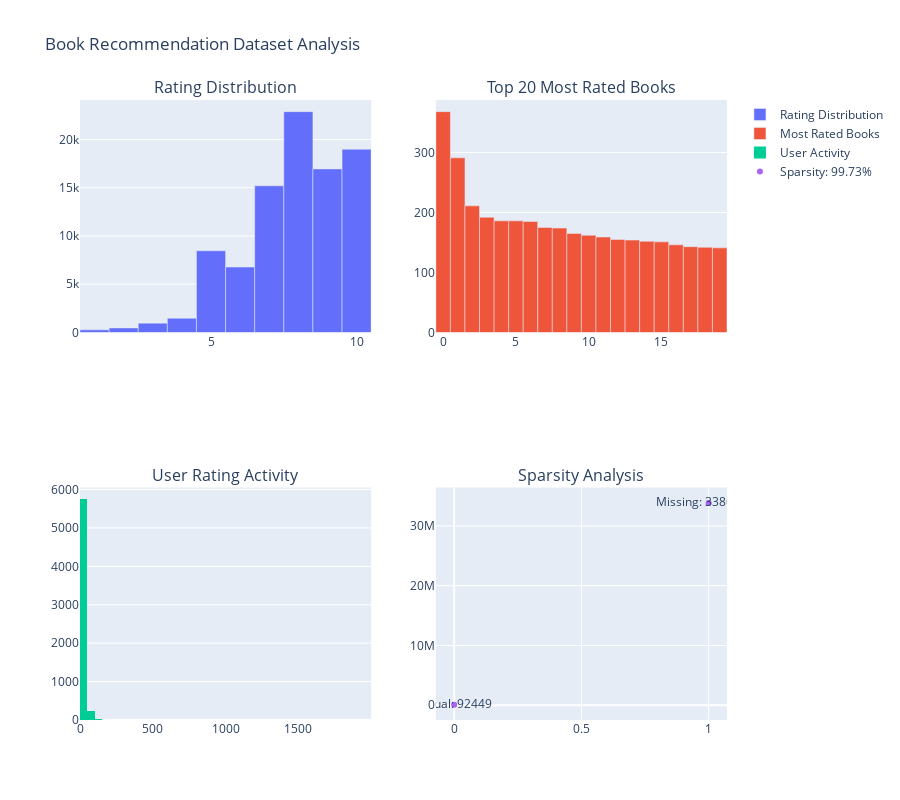

Notebook code for this chart:
### Code cell
# Visualizations
fig = make_subplots(
    rows=2, cols=2,
    subplot_titles=('Rating Distribution', 'Top 20 Most Rated Books', 
                   'User Rating Activity', 'Sparsity Analysis'),
    specs=[[{"type": "bar"}, {"type": "bar"}],
           [{"type": "histogram"}, {"type": "scatter"}]]
)

# 1. Rating distribution
rating_dist = ratings_filtered['Book-Rating'].value_counts().sort_index()
fig.add_trace(
    go.Bar(x=rating_dist.index, y=rating_dist.values, name="Rating Distribution"),
    row=1, col=1
)

# 2. Most rated books
book_rating_counts = ratings_filtered.groupby('ISBN').size().sort_values(ascending=False).head(20)
fig.add_trace(
    go.Bar(x=list(range(len(book_rating_counts))), y=book_rating_counts.values, 
           name="Most Rated Books"),
    row=1, col=2
)

# 3. User activity distribution
user_activity = ratings_filtered.groupby('User-ID').size()
fig.add_trace(
    go.Histogram(x=user_activity.values, name="User Activity", nbinsx=50),
    row=2, col=1
)

# 4. Dataset sparsity
total_possible_ratings = n_users * n_books
actual_ratings = len(ratings_filtered)
sparsity = (1 - actual_ratings/total_possible_ratings) * 100

fig.add_trace(
    go.Scatter(x=[0, 1], y=[actual_ratings, total_possible_ratings-actual_ratings],
               mode='markers+text', 
               text=[f'Actual: {actual_ratings}', f'Missing: {total_possible_ratings-actual_ratings}'],
               textposition="middle center",
               name=f"Sparsity: {sparsity:.2f}%"),
    row=2, col=2
)

fig.update_layout(height=800, title_text="Book Recommendation Dataset Analysis")
fig.show()

print(f"Dataset Sparsity: {sparsity:.2f}%")
print(f"Average rating: {ratings_filtered['Book-Rating'].mean():.2f}")
print(f"Standard deviation: {ratings_filtered['Book-Rating'].std():.2f}")

### Figure 1 — Plotly figure (JSON) as saved in the notebook; plotly's stock layout.template omitted (floating-point values rounded to 4 significant figures; data arrays with more than 128 entries replaced by an {"elided": "..."} marker saying what was removed)
{"data": [{"name": "Rating Distribution", "type": "bar", "x": [1, 2, 3, 4, 5, 6, 7, 8, 9, 10], "xaxis": "x", "y": [277, 475, 970, 1474, 8469, 6780, 15193, 22879, 16947, 18985], "yaxis": "y"}, {"name": "Most Rated Books", "type": "bar", "x": [0, 1, 2, 3, 4, 5, 6, 7, 8, 9, 10, 11, 12, 13, 14, 15, 16, 17, 18, 19], "xaxis": "x2", "y": [368, 291, 211, 192, 186, 186, 185, 175, 174, 165, 162, 159, 155, 154, 152, 151, 146, 143, 142, 141], "yaxis": "y2"}, {"name": "User Activity", "nbinsx": 50, "type": "histogram", "x": {"elided": "6029 int values"}, "xaxis": "x3", "yaxis": "y3"}, {"mode": "markers+text", "name": "Sparsity: 99.73%", "text": ["Actual: 92449", "Missing: 33868908"], "textposition": "middle center", "type": "scatter", "x": [0, 1], "xaxis": "x4", "y": [92449, 33868908], "yaxis": "y4"}], "layout": {"annotations": [{"font": {"size": 16}, "showarrow": false, "text": "Rating Distribution", "x": 0.225, "xanchor": "center", "xref": "paper", "y": 1, "yanchor": "bottom", "yref": "paper"}, {"font": {"size": 16}, "showarrow": false, "text": "Top 20 Most Rated Books", "x": 0.775, "xanchor": "center", "xref": "paper", "y": 1, "yanchor": "bottom", "yref": "paper"}, {"font": {"size": 16}, "showarrow": false, "text": "User Rating Activity", "x": 0.225, "xanchor": "center", "xref": "paper", "y": 0.375, "yanchor": "bottom", "yref": "paper"}, {"font": {"size": 16}, "showarrow": false, "text": "Sparsity Analysis", "x": 0.775, "xanchor": "center", "xref": "paper", "y": 0.375, "yanchor": "bottom", "yref": "paper"}], "height": 800, "title": {"text": "Book Recommendation Dataset Analysis"}, "xaxis": {"anchor": "y", "domain": [0, 0.45]}, "xaxis2": {"anchor": "y2", "domain": [0.55, 1]}, "xaxis3": {"anchor": "y3", "domain": [0, 0.45]}, "xaxis4": {"anchor": "y4", "domain": [0.55, 1]}, "yaxis": {"anchor": "x", "domain": [0.625, 1]}, "yaxis2": {"anchor": "x2", "domain": [0.625, 1]}, "yaxis3": {"anchor": "x3", "domain": [0, 0.375]}, "yaxis4": {"anchor": "x4", "domain": [0, 0.375]}}}
